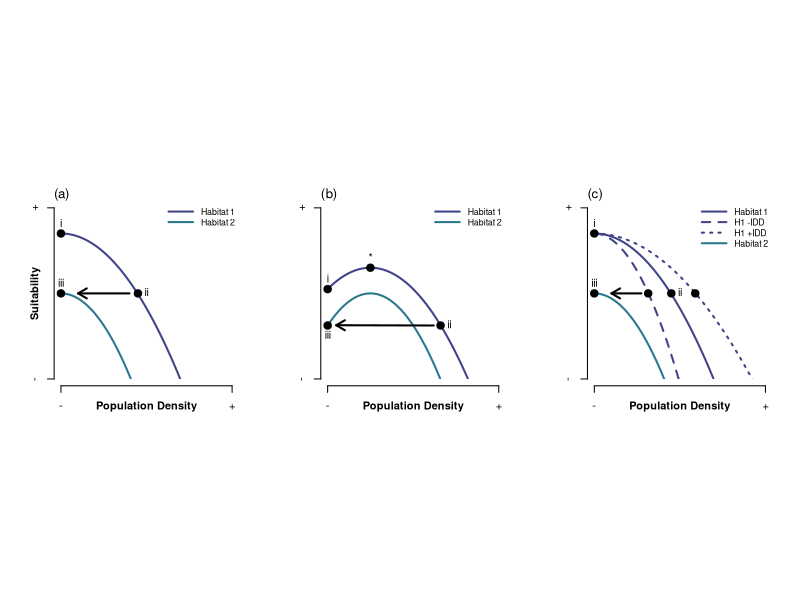
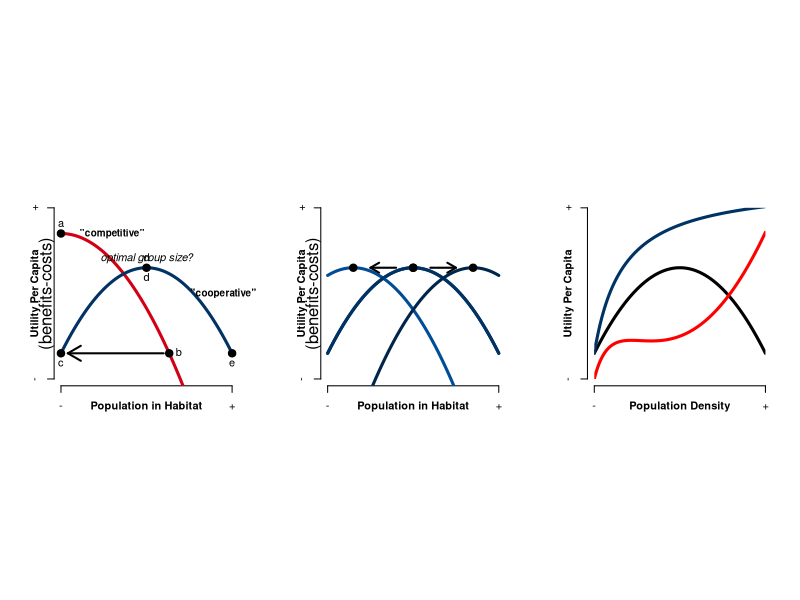
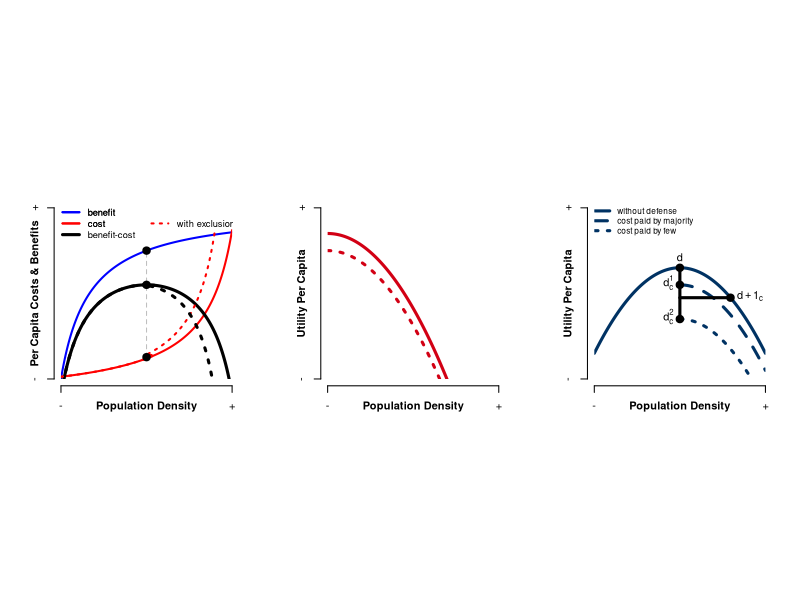
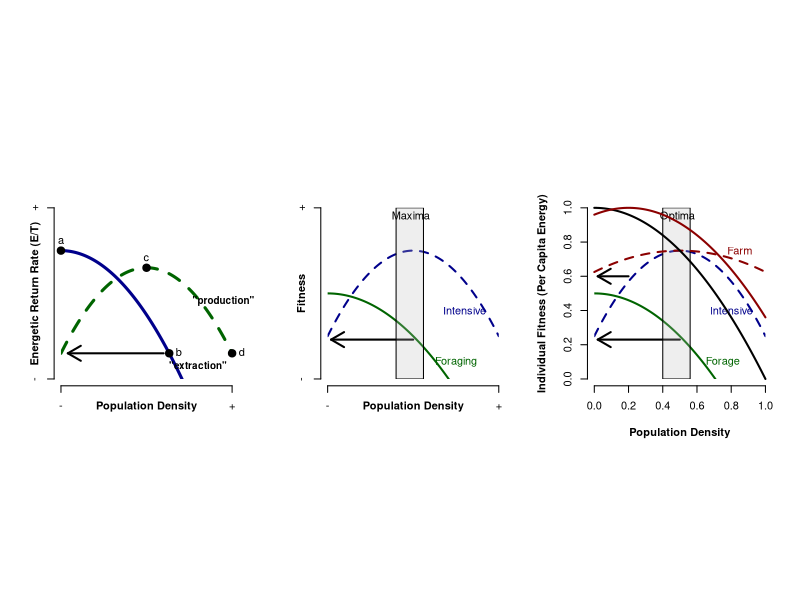
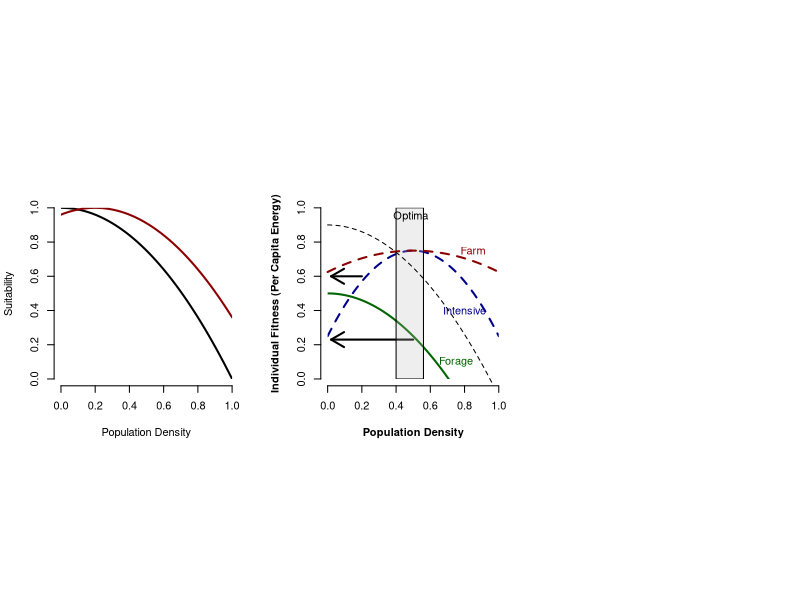
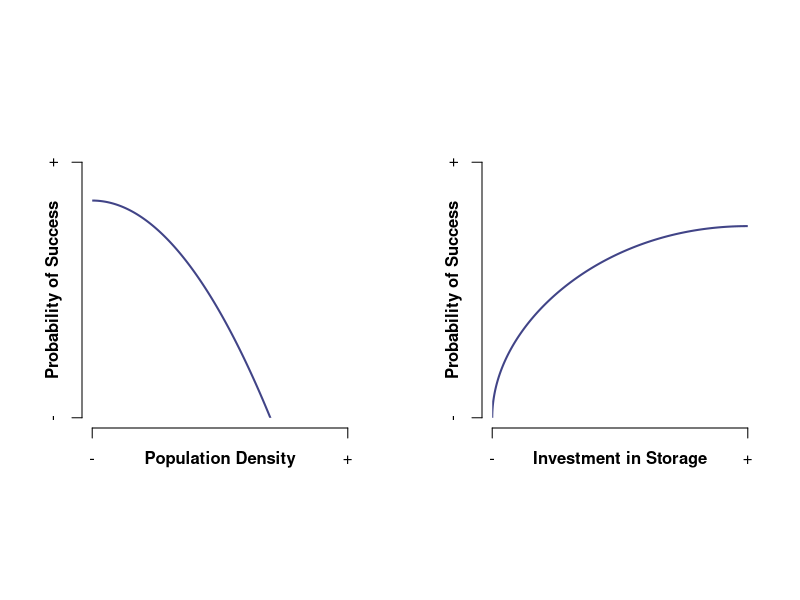
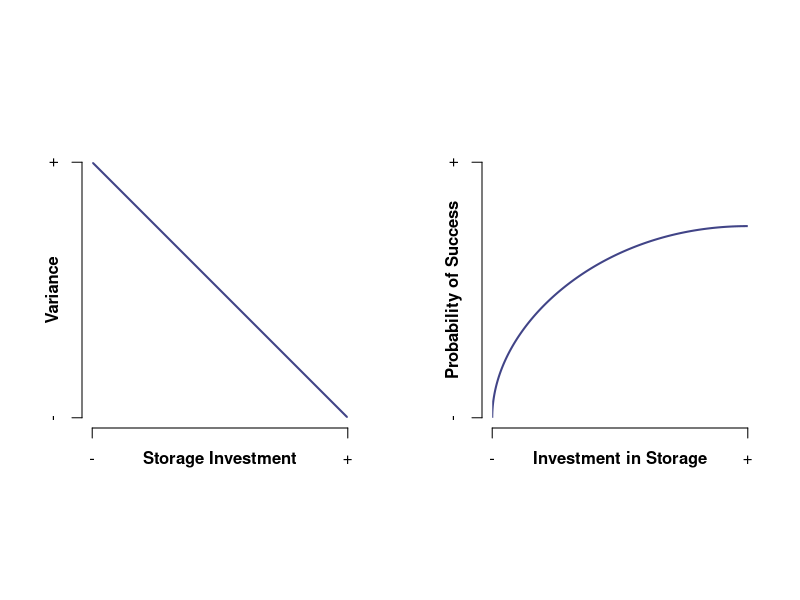
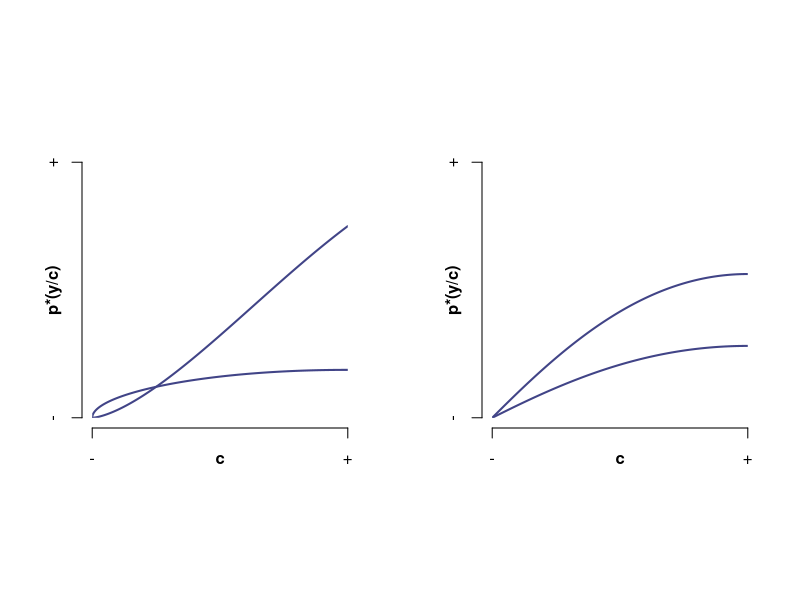

Recreate these plots in R, in order.
## ---- chunk 1
knitr::opts_chunk$set(echo = TRUE)

library(viridis)
library(scales)

## ---- chunk 2

#png("WeitzelCodding_IDMRev_Fig1.png", height=3, width=8, units="in", res=600)

#IFD

#Greene and Stamps 2001 eq1 
#Suitability (S) can be calculated as:
#S_i=Q_i-B_i(D_i-M_i)^2
# where, 
#Q = intrinsic suitability (the effect of habitat type on fitness, independent of effects of conspecifics)
#B = parameter that standardizes the range of (D-M)
#D = conspecific density
#M = specifies the the pop density (D) at which fitness is maximized 

#As a function
S<-function(Q, B, D, M){Q-B*(D-M)^2}

#Set density from 0 to 1
D=seq(0,1,0.001)

#Square plot
par(pty="s", mfrow=c(1,3))

#Plot baseline:
plot(NA, frame.plot=F, ylim=c(0,1), xlim=c(0,1), xaxt="n", yaxt="n", xlab=NA, ylab=NA); axis(2, at=0.5, label="Suitability", tick = F, font=2); axis(2, at=c(0, 1), labels=c("-", "+")); axis(1, at=0.5, label="Population Density", tick = F, font=2); axis(1, at=c(0, 1), labels=c("-", "+")); clip(0,1,0,1)#Clip plot so no line goes below x or y

#Hab 1
Hab1<-S(Q=0.85, B=1.75, D=D, M=0)
lines(Hab1~D, lwd=2, col=viridis(6)[2])
#text(0.3, 0.85, "\"NDD\"", col="black", cex=0.9, font=2)

#Hab 2
Hab2<-S(Q=0.5, B=3, D=D, M=0)
lines(Hab2~D, lwd=2, col=viridis(6)[3])
#text(0.3, 0.85, "\"NDD\"", col="black", cex=0.9, font=2)

arrows(0.4, 0.5, 0.1, 0.5, length=0.1, lwd=2, col="black")

#Starting Conditions:
points(0, max(Hab1), pch=21, bg="black", cex=1.5, xpd=T)
text(0, max(Hab1), pos=3, "i")

points(0.45, max(Hab2), pch=21, bg="black", cex=1.5, xpd=T)
text(0.45, max(Hab2), pos=4, "ii")

points(0, max(Hab2), pch=21, bg="black", cex=1.5, xpd=T)
text(0, max(Hab2), pos=3, "iii")

mtext( "(a)", side=3, line=0, cex=0.8, adj=0)


legend("topright", col=viridis(6)[2:3], lwd=2, lty=1, bty="n", legend = c("Habitat 1", "Habitat 2"), cex=0.8, seg.len=3.1)




#ALLEE


#Square plot
par(pty="s")

#Plot baseline:
plot(NA, frame.plot=F, ylim=c(0,1), xlim=c(0,1), xaxt="n", yaxt="n", xlab=NA, ylab=NA); axis(2, at=0.5, label="", tick = F, font=2); axis(2, at=c(0, 1), labels=c("-", "+")); axis(1, at=0.5, label="Population Density", tick = F, font=2); axis(1, at=c(0, 1), labels=c("-", "+")); clip(0,1,0,1)#Clip plot so no line goes below x or y


#Alee Effects Intensive Foraging/Ag
Allee1<-S(Q=0.65, B=2, D=D, M=0.25)
lines(Allee1~D, lwd=2, lty=1, col=viridis(6)[2])
#text(0.95, 0.5, "Allee", col="black", cex=0.9, xpd=NA, font=2)

Allee2<-S(Q=0.5, B=3, D=D, M=0.25)
lines(Allee2~D, lwd=2, lty=1, col=viridis(6)[3])
#text(0.95, 0.5, "Allee", col="black", cex=0.9, xpd=NA, font=2)


arrows(0.62, Allee2[1], 0.05, Allee2[2], length=0.1, lwd=2, col="black")

points(0, Allee1[1], pch=21, bg="black", cex=1.5, xpd=T)
text(0, Allee1[1], pos=3, "i")

points(0.66, Allee2[1], pch=21, bg="black", cex=1.5, xpd=T)
text(0.66, Allee2[1], pos=4, "ii")

points(0, Allee2[1], pch=21, bg="black", cex=1.5, xpd=T)
text(0, Allee2[1], pos=1, "iii")

points(0.25, max(Allee1), pch=21, bg="black", cex=1.5, xpd=T)
text(0.25, max(Allee1), pos=3, "*")


mtext( "(b)", side=3, line=0, cex=0.8, adj=0)


legend("topright", col=viridis(6)[2:3], lwd=2, lty=1, bty="n", legend = c("Habitat 1", "Habitat 2"), cex=0.8, seg.len=3.1)





#IDD

#Square plot
par(pty="s")

#Plot baseline:
plot(NA, frame.plot=F, ylim=c(0,1), xlim=c(0,1), xaxt="n", yaxt="n", xlab=NA, ylab=NA); axis(2, at=0.5, label="", tick = F, font=2); axis(2, at=c(0, 1), labels=c("-", "+")); axis(1, at=0.5, label="Population Density", tick = F, font=2); axis(1, at=c(0, 1), labels=c("-", "+")); clip(0,1,0,1)#Clip plot so no line goes below x or y

#Baseline (Forager)
Forage<-S(Q=0.85, B=1.75, D=D, M=0)
lines(Forage~D, lwd=2, col=viridis(6)[2])
#text(0.3, 0.85, "\"NDD\"", col="black", cex=0.9, font=2)

#IDD type 1
Forage<-S(Q=0.85, B=3.5, D=D, M=0)
lines(Forage~D, lwd=2, col=viridis(6)[2], lty=2)
#text(0.6, 0.2, "\"IDD\"", col="black", cex=0.9, font=2)


#IDD type 2
Forage<-S(Q=0.85, B=1, D=D, M=0)
lines(Forage~D, lwd=2, col=viridis(6)[2], lty=3)


#Hab 2
Hab2<-S(Q=0.5, B=3, D=D, M=0)
lines(Hab2~D, lwd=2, col=viridis(6)[3])
#text(0.3, 0.85, "\"NDD\"", col="black", cex=0.9, font=2)

arrows(0.275, 0.5, 0.1, 0.5, length=0.1, lwd=2, col="black")

#Starting Conditions:
points(0, max(Hab1), pch=21, bg="black", cex=1.5, xpd=T)
text(0, max(Hab1), pos=3, "i")

points(0.315, max(Hab2), pch=21, bg="black", cex=1.5, xpd=T)
points(0.45, max(Hab2), pch=21, bg="black", cex=1.5, xpd=T)
points(0.59, max(Hab2), pch=21, bg="black", cex=1.5, xpd=T)
text(0.45, max(Hab2), pos=4, "ii")

points(0, max(Hab2), pch=21, bg="black", cex=1.5, xpd=T)
text(0, max(Hab2), pos=3, "iii")

mtext( "(c)", side=3, line=0, cex=0.8, adj=0)

legend("topright", col=viridis(6)[c(2,2,2,3)], lwd=2, lty=c(1,2,3,1), bty="n", legend = c("Habitat 1","H1 -IDD", "H1 +IDD", "Habitat 2"), cex=0.8, seg.len=3.1)



#dev.off()


## ---- chunk 3

#####################
par(pty="s")
#Predictions for talk:
#Plot baseline:
plot(NA, frame.plot=F, ylim=c(0,1), xlim=c(0,1), xaxt="n", yaxt="n", xlab=NA, ylab=NA); axis(2, at=0.5, label="Utility Per Capita", tick = F, font=2); axis(2, at=c(0, 1), labels=c("-", "+")); axis(1, at=0.5, label="Population in Habitat", tick = F, font=2); axis(1, at=c(0, 1), labels=c("-", "+")); clip(0,1,0,1); mtext("(benefits-costs)", side=2)#Clip plot so no line goes below x or y

#Baseline (Forager)
Forage<-S(Q=0.85, B=1.75, D=D, M=0)
lines(Forage~D, lwd=3, col="#D20014")
text(0.3, 0.85, "\"competitive\"", col="black", cex=0.9, font=2)

#Alee Effects Intensive Foraging/Ag
Intense<-S(Q=0.65, B=2, D=D, M=0.5)
lines(Intense~D, lwd=3, lty=1, col="#003263")
text(0.95, 0.5, "\"cooperative\"", col="black", cex=0.9, xpd=NA, font=2)

#Starting Conditions:
points(0, max(Forage), pch=21, bg="black", cex=1.5)#red3
text(0, max(Forage), pos=3, "a")

#Switch point
points(.6325, min(Intense),pch=21, bg="black", cex=1.5)
text(.6325, min(Intense), pos=4, "b")

arrows(0.6, 0.15, 0.04, 0.15, length=0.15, lwd=2, col="black")

points(0, min(Intense),pch=21, bg="black", cex=1.5)
text(0, min(Intense), pos=1, "c")

#Production Maxima
points(0.5, max(approx(Intense)$y), pch=21, bg="black", cex=1.5)
text(0.5, max(approx(Intense)$y), pos=3, "d")
text(0.5, max(approx(Intense)$y), pos=3, "optimal group size?", font=3)
text(0.5, max(approx(Intense)$y), pos=1, "d")

#Production switch
points(1, min(approx(Intense)$y), pch=21, bg="black", cex=1.5)
text(1, min(approx(Intense)$y), pos=1, "e", xpd=NA)

#export as 5x5

#varyin group size
plot(NA, frame.plot=F, ylim=c(0,1), xlim=c(0,1), xaxt="n", yaxt="n", xlab=NA, ylab=NA); axis(2, at=0.5, label="Utility Per Capita", tick = F, font=2); axis(2, at=c(0, 1), labels=c("-", "+")); axis(1, at=0.5, label="Population in Habitat", tick = F, font=2); axis(1, at=c(0, 1), labels=c("-", "+")); clip(0,1,0,1); mtext("(benefits-costs)", side=2)#Clip plot so no line goes below x or y

Intense<-S(Q=0.65, B=2, D=D, M=0.5)
lines(Intense~D, lwd=3, lty=1, col="#003263", xpd=F)
points(0.5, max(approx(Intense)$y), pch=21, bg="black", cex=1.5)
Intense<-S(Q=0.65, B=2, D=D, M=0.15)
lines(Intense~D, lwd=3, lty=1, col="#004c96")
points(0.15, max(approx(Intense)$y), pch=21, bg="black", cex=1.5)
arrows(0.4, 0.65, 0.25, 0.65, length=0.1, lwd=2, col="black")


Intense<-S(Q=0.65, B=2, D=D, M=0.5)
lines(Intense~D, lwd=3, lty=1, col="#003263", xpd=F)
points(0.5, max(approx(Intense)$y), pch=21, bg="black", cex=1.5)
Intense<-S(Q=0.65, B=2, D=D, M=0.85)
lines(Intense~D, lwd=3, lty=1, col="#00254a", xpd=F)
points(0.85, max(approx(Intense)$y), pch=21, bg="black", cex=1.5)
arrows(0.6, 0.65, 0.75, 0.65, length=0.1, lwd=2, col="black")



#####################
#Allee Costs and Benefits
Allee<-S(Q=0.65, B=2, D=D, M=0.5)

#Costs vs Benefits?
#Utility per capita = benefits-costs, develop benefits as Holling Type II, subtract Allee
TII<-function(a, x, Tt, b){(Tt*a*x)/(1+(a*b*x))}  
Tt<-D #seq(0,1,0.01) #time in patch
x<-1   #resource density at saturation
a<-6  #discovery rate
b<-1 #handling time
YII<-TII(Tt, a, x, b)

#Plot baseline:
plot(NA, frame.plot=F, ylim=c(0,1), xlim=c(0,1), xaxt="n", yaxt="n", xlab=NA, ylab=NA); axis(2, at=0.5, label="Utility Per Capita", tick = F, font=2); axis(2, at=c(0, 1), labels=c("-", "+")); axis(1, at=0.5, label="Population Density", tick = F, font=2); axis(1, at=c(0, 1), labels=c("-", "+")); clip(0,1,0,1)#Clip plot so no line goes below x or y
#Alee Like Intensive Foraging/Ag
lines(Allee~D, lwd=3, lty=1, col="black")
lines(YII+min(Allee)~Tt, lwd=3, lty=1, col="#003263")
lines(YII+min(Allee)-Allee~D, lwd=3, lty=1, col="red")

#Plot baseline:
plot(NA, frame.plot=F, ylim=c(0,1), xlim=c(0,1), xaxt="n", yaxt="n", xlab=NA, ylab=NA); axis(2, at=0.5, label="Per Capita Costs & Benefits", tick = F, font=2); axis(2, at=c(0, 1), labels=c("-", "+")); axis(1, at=0.5, label="Population Density", tick = F, font=2); axis(1, at=c(0, 1), labels=c("-", "+")); clip(0,1,0,1)#Clip plot so no line goes below x or y
lines(YII~Tt, lwd=2, lty=1, col="blue")#benefit
lines(1-rev(YII)-0.13~D, lwd=2, lty=1, col="red")#cost
legend('topleft', bty="n", lwd=c(2,2), col=c("blue", "red"), legend=c("benefit", "cost"), cex=0.85)
lines(YII-(1-rev(YII))+0.05~Tt, col="black", lwd=3)#benefit-cost
legend('topleft', bty="n", lwd=c(2,2,3), col=c("blue", "red", "black"), legend=c("benefit", "cost", "benefit-cost"), cex=0.85)

#add exclusion cost
D2<-subset(D, D>0.549999); D2<-D2*0.9; D2<-c(subset(D, D<0.55), D2) #adjust D to accelerate sooner
lines((1-rev(YII)-0.13)~D2, lwd=2, col="red", lty=3)#cost 2
lines(YII-(1-rev(YII))+0.05~D2, col="black", lwd=3, lty=3)#benefit-cost

segments(0.5, 0.1275, 0.5, .75, col='grey', lty=2)
points(0.5, 0.1275, pch=21, cex=1.5, bg="black")
points(0.5, .55, pch=21, cex=1.5, bg="black")
points(0.5, .75, pch=21, cex=1.5, bg="black")

legend('topright', col=c(NA, "red"), lwd=c(NA, 2), lty=3, legend=c(NA, "with exclusion"), cex=0.85, bty="n")

#abline(v=0.5, lwd=5, col="grey")

############# include settlement costs

#Greene and Stamps 2001 eq2 
#Suitability (S) can be calculated as:
#S_i=Q_i-B_i(D_i-M_i)^2-C
# where, 
#Q = intrinsic suitability (the effect of habitat type on fitness, independent of effects of conspecifics)
#B = parameter that standardizes the range of (D-M)
#D = conspecific density
#M = specifies the the pop density (D) at which fitness is maximized 
#C = cost of settlement

#As a function
Sc<-function(Q, B, D, M, C){(Q-B*(D-M)^2)-C}

#Set density from 0 to 1
D=seq(0,1,0.001)

#Square plot
par(pty="s")

#Establish Blank Plot
plot(NA, frame.plot=F, ylim=c(0,1), xlim=c(0,1), xaxt="n", yaxt="n", xlab=NA, ylab=NA); axis(2, at=0.5, label="Utility Per Capita", tick = F, font=2); axis(2, at=c(0, 1), labels=c("-", "+")); axis(1, at=0.5, label="Population Density", tick = F, font=2); axis(1, at=c(0, 1), labels=c("-", "+")); clip(0,1,0,1)#Clip plot so no line goes below x or y

#Baseline (Forager)
Forage<-Sc(Q=0.85, B=1.75, D=D, M=0, C=0)
lines(Forage~D, lwd=3, col="#D20014")
Forage<-Sc(Q=0.85, B=1.75, D=D, M=0, C=0.1)
lines(Forage~D, lwd=3, col="#D20014", lty=3)
#text(0.3, 0.85, "\"competitive\"", col="black", cex=0.9, font=2)


#Costs
#Establish Blank Plot
plot(NA, frame.plot=F, ylim=c(0,1), xlim=c(0,1), xaxt="n", yaxt="n", xlab=NA, ylab=NA); axis(2, at=0.5, label="Utility Per Capita", tick = F, font=2); axis(2, at=c(0, 1), labels=c("-", "+")); axis(1, at=0.5, label="Population Density", tick = F, font=2); axis(1, at=c(0, 1), labels=c("-", "+")); clip(0,1,0,1)#Clip plot so no line goes below x or y

#Alee Effects Intensive Foraging/Ag
Intense<-Sc(Q=0.65, B=2, D=D, M=0.5, C=0)
lines(Intense~D, lwd=3, lty=1, col="#003263")
IntenseC1<-Sc(Q=0.65, B=2, D=seq(0.5,1,0.001), M=0.5, C=0.1)
lines(IntenseC1~seq(0.5,1,0.001), lwd=3, col="#003263", lty=2)
IntenseC2<-Sc(Q=0.65, B=2, D=seq(0.5,1,0.001), M=0.5, C=0.3)
lines(IntenseC2~seq(0.5,1,0.001), lwd=3, col="#003263", lty=3)
legend('topleft', col="#003263", lwd=3, lty=c(1,2,3), legend=c("without defense", "cost paid by majority", "cost paid by few"), bty="n", cex=0.75)
#threshold
points(0.5, max(approx(Intense)$y), pch=21, bg="black", cex=1.5)
text(0.5, max(approx(Intense)$y), labels="d", pos=3)
#difference in utility
segments(0.5, max(approx(Intense)$y), 0.5, max(approx(IntenseC2)$y), lwd=3, lty=1)
#utility if many pay cost
points(0.5, max(approx(IntenseC1)$y), pch=21, bg="black", cex=1.5)
text(0.5, max(approx(IntenseC1)$y), labels=expression(d[c]^1), pos=2)
#utility if only a few pay cost
points(0.5, max(approx(IntenseC2)$y), pch=21, bg="black", cex=1.5)
text(0.5, max(approx(IntenseC2)$y), labels=expression(d[c]^2), pos=2)
#cost of allowing joiners
points(approx(D,Intense)$x[40], approx(D,Intense)$y[40], pch=21, bg="black", cex=1.5)
text(approx(D,Intense)$x[40], approx(D,Intense)$y[40], labels=expression(d+1[c]), pos=4)
#joiner cost line
segments(0.5,  approx(D,Intense)$y[40], approx(D,Intense)$x[40], approx(D,Intense)$y[40], lwd=3, col="black")





############











####################
#Square plot
par(pty="s")

#Plot baseline:
plot(NA, frame.plot=F, ylim=c(0,1), xlim=c(0,1), xaxt="n", yaxt="n", xlab=NA, ylab=NA)

axis(2, at=0.5, label="Energetic Return Rate (E/T)", tick = F, font=2) #Fitness
axis(2, at=c(0, 1), labels=c("-", "+"))

axis(1, at=0.5, label="Population Density", tick = F, font=2)
axis(1, at=c(0, 1), labels=c("-", "+"))

#Clip plot so no line goes below x or y
clip(0,1,0,1)

#Baseline (Forager)
Forage<-S(Q=0.75, B=1.5, D=D, M=0)
lines(Forage~D, lwd=3, col="darkblue")
text(0.8, 0.08, "\"extraction\"", col="black", cex=0.9, font=2)
#text(0.8, 0.1, "Low Intensity", col="darkgreen", cex=0.9)
#text(0.8, 0.06, "Foraging", col="darkgreen", cex=0.9)
#text(.75, .1, "Narrow Diet Breadth", col="darkgreen")

#Alee Effects Intensive Foraging/Ag
Intense<-S(Q=0.65, B=2, D=D, M=0.5)
lines(Intense~D, lwd=3, lty=2, col="darkgreen")#red3
#text(0.95, 0.5, "Intensive", col="darkblue", cex=0.9, xpd=NA)
#text(0.95, 0.455, "Foraging", col="darkblue", cex=0.9, xpd=NA)
text(0.95, 0.455, "\"production\"", col="black", cex=0.9, xpd=NA, font=2)

arrows(0.6, 0.15, 0.04, 0.15, length=0.15, lwd=2, col="black")

#Starting Conditions:
points(0, max(Forage), pch=21, bg="black", cex=1.5)#red3
text(0, max(Forage), pos=3, "a")

#Switch point
points(.6325, min(Intense),pch=21, bg="black", cex=1.5)
text(.6325, min(Intense), pos=4, "b")

#Production Maxima
points(0.5, max(approx(Intense)$y), pch=21, bg="black", cex=1.5)
text(0.5, max(approx(Intense)$y), pos=3, "c")

#Production switch
points(1, min(approx(Intense)$y), pch=21, bg="black", cex=1.5)
text(1, min(approx(Intense)$y), pos=4, "d", xpd=NA)


#export as 6x6



#Time Series
#T1
plot(NA, frame.plot=F, ylim=c(0,1), xlim=c(0,1), xaxt="n", yaxt="n", xlab=NA, ylab=NA); axis(2, at=0.5, label="Fitness", tick = F, font=2); axis(2, at=c(0, 1), labels=c("-", "+")); axis(1, at=0.5, label="Population Density", tick = F, font=2); axis(1, at=c(0, 1), labels=c("-", "+"));clip(0,1,0,1); lines(S(Q=0.5, B=1, D=D, M=0)~D, lwd=2, col="darkgreen"); text(.75, .1, "Foraging", col="darkgreen");lines(S(Q=0.75, B=2, D=D, M=0.5)~D, lwd=2, lty=2, col="darkblue"); text(.8, .4, "Intensive", col="darkblue")

points(0, max())

arrows(0.5, 0.23, 0.02, 0.23, length=0.15, lwd=2, col="black")

rect(.4, 0, .56, 1, col=alpha("grey", .25))
text(.485, 1.01, "Maxima", pos=1, xpd=NA)

#individuals acting in their best interest can produce territorial boundaries (whether or not they are defended)





#################################################################
#Hypothetical: Foraging vs Intensive, vs Farming
plot(NA, frame.plot=F, ylim=c(0,1), xlim=c(0,1), ylab="Individual Fitness (Per Capita Energy)", xlab="Population Density", font.lab=2)

#Clip plot so no line goes below z
clip(0,1,0,1)

#Baseline (Forager)
lines(S(Q=0.5, B=1, D=D, M=0)~D, lwd=2, col="darkgreen")
text(.75, .1, "Forage", col="darkgreen")

#Alee Effects (Ag)?
lines(S(Q=0.75, B=2, D=D, M=0.5)~D, lwd=2, lty=2, col="darkblue")
text(.8, .4, "Intensive", col="darkblue")

#legend
#legend("topleft",lty=c(1,2), col=c("darkgreen", "darkblue"), lwd=c(2,2), legend = c("Forage", "Farm"), cex=1, bty='n', xpd=NA)

arrows(0.5, 0.23, 0.02, 0.23, length=0.15, lwd=2, col="black")

rect(.4, 0, .56, 1, col=alpha("grey", .25))
text(.485, 1.01, "Optima", pos=1, xpd=NA)

#individuals acting in their best interest can produce territorial boundaries (whether or not they are defended)


#Alee Effects-moderate (acorns or corn?)
lines(S(Q=0.75, B=.5, D=D, M=0.5)~D, lwd=2, lty=2, col="darkred")
text(.85, .75, "Farm", col="darkred")

arrows(0.2, 0.6, 0.02, 0.6, length=0.15, lwd=2, col="black")



#Basic NDD IFD:
lines(S(Q=1, B=1, D=D, M=0)~D, lwd=2)

#Alee Effects:
lines(S(Q=1, B=1, D=D, M=0.2)~D, lwd=2, lty=1, col="darkred")






#Plot baseline:
plot(NA, frame.plot=F, ylim=c(0,1), xlim=c(0,1), ylab="Suitability", xlab="Population Density")

#Clip plot so no line goes below z
clip(0,1,0,1)

#Basic NDD IFD:
lines(S(Q=1, B=1, D=D, M=0)~D, lwd=2)

#Alee Effects:
lines(S(Q=1, B=1, D=D, M=0.2)~D, lwd=2, lty=1, col="darkred")


#Hypothetical: Foraging vs Intensive, vs Farming
plot(NA, frame.plot=F, ylim=c(0,1), xlim=c(0,1), ylab="Individual Fitness (Per Capita Energy)", xlab="Population Density", font.lab=2)

#Clip plot so no line goes below z
clip(0,1,0,1)

#Baseline (Forager)
lines(S(Q=0.5, B=1, D=D, M=0)~D, lwd=2, col="darkgreen")
text(.75, .1, "Forage", col="darkgreen")

#Alee Effects (Ag)?
lines(S(Q=0.75, B=2, D=D, M=0.5)~D, lwd=2, lty=2, col="darkblue")
text(.8, .4, "Intensive", col="darkblue")

#legend
#legend("topleft",lty=c(1,2), col=c("darkgreen", "darkblue"), lwd=c(2,2), legend = c("Forage", "Farm"), cex=1, bty='n', xpd=NA)

arrows(0.5, 0.23, 0.02, 0.23, length=0.15, lwd=2, col="black")

rect(.4, 0, .56, 1, col=alpha("grey", .25))
text(.485, 1.01, "Optima", pos=1, xpd=NA)

#individuals acting in their best interest can produce territorial boundaries (whether or not they are defended)


#Alee Effects-moderate (acorns or corn?)
lines(S(Q=0.75, B=.5, D=D, M=0.5)~D, lwd=2, lty=2, col="darkred")
text(.85, .75, "Farm", col="darkred")

arrows(0.2, 0.6, 0.02, 0.6, length=0.15, lwd=2, col="black")








#What about when re-settlement has a cost (C)?

#Greene and Stamps 2001 eq 2:
Sc<-function(Q, B, D, M, C){(Q-B*(D-M)^2)-C}

lines(Sc(Q=1, B=1, D=D, M=0, C=0.1)~D, type="l", ylab="Suitability", xlab="Population Density", lty=2)


#Find y at x use approx()

#We follow Fretwell (1972) and Morris (1987) in assuming that settlement costs vary linearly with density. Hence, for density-incremental settlement costs, C 5 JDset,i, where J is effect of density at the time of arrival on relative fitness, and Dset,i is the density when an individual arrives in i. For density-decremental settlement costs, C 5 J(Dmax 2 Dset,i), where Dmax is the density at saturation for the highest quality patch.



#png("WeitzelCodding_IDMRev_Fig1.png", height=3, width=8, units="in", res=600)



#############Peter SAA plot
#IFD

#Greene and Stamps 2001 eq1 
#Suitability (S) can be calculated as:
#S_i=Q_i-B_i(D_i-M_i)^2
# where, 
#Q = intrinsic suitability (the effect of habitat type on fitness, independent of effects of conspecifics)
#B = parameter that standardizes the range of (D-M)
#D = conspecific density
#M = specifies the the pop density (D) at which fitness is maximized 

#As a function


#Set density from 0 to 1
par(mfrow=c(1,2))
S<-function(Q, B, D, M){Q-B*(D-M)^2}

#Set density from 0 to 1
D=seq(0,1,0.001)

#Square plot
par(pty="s", mfrow=c(1,2))

#Plot baseline:
plot(NA, frame.plot=F, ylim=c(0,1), xlim=c(0,1), xaxt="n", yaxt="n", xlab=NA, ylab=NA); axis(2, at=0.5, label="Probability of Success", tick = F, font=2); axis(2, at=c(0, 1), labels=c("-", "+")); axis(1, at=0.5, label="Population Density", tick = F, font=2); axis(1, at=c(0, 1), labels=c("-", "+")); clip(0,1,0,1)#Clip plot so no line goes below x or y

#Hab 1
Hab1<-S(Q=0.85, B=1.75, D=D, M=0)
lines(Hab1~D, lwd=2, col=viridis(6)[2])


#As a function


#Set density from 0 to 1
c=seq(0,1,0.0001)

p<-sqrt(c)-0.25*c^2

#Square plot


#Plot baseline:
plot(NA, frame.plot=F, ylim=c(0,1), xlim=c(0,1), xaxt="n", yaxt="n", xlab=NA, ylab=NA); axis(2, at=0.5, label="Probability of Success", tick = F, font=2); axis(2, at=c(0, 1), labels=c("-", "+")); axis(1, at=0.5, label="Investment in Storage", tick = F, font=2); axis(1, at=c(0, 1), labels=c("-", "+")); clip(0,1,0,1)#Clip plot so no line goes below x or y

#Hab 1
Hab1<-p
lines(Hab1~c, lwd=2, col=viridis(6)[2])
#text(0.3, 0.85, "\"NDD\"", col="black", cex=0.9, font=2)




#Set density from 0 to 1
par(mfrow=c(1,1))
Variance<-seq(0,1,0.0001)

#Set density from 0 to 1
D=seq(0,1,0.0001)

df<-data.frame(v=Variance,d=rev(D))
#Square plot
par(pty="s", mfrow=c(1,2))

#Plot baseline:
plot(NA, frame.plot=F, ylim=c(0,1), xlim=c(0,1), xaxt="n", yaxt="n", xlab=NA, ylab=NA); axis(2, at=0.5, label="Variance", tick = F, font=2); axis(2, at=c(0, 1), labels=c("-", "+")); axis(1, at=0.5, label="Storage Investment", tick = F, font=2); axis(1, at=c(0, 1), labels=c("-", "+")); clip(0,1,0,1)#Clip plot so no line goes below x or y

#Hab 1
Hab1<-S(Q=0.85, B=1.75, D=D, M=0)
lines(df$v~df$d, lwd=2, col=viridis(6)[2])










#Set density from 0 to 1
c=seq(0,1,0.0001)

p<-sqrt(c)-0.25*c^2

#Square plot


#Plot baseline:
plot(NA, frame.plot=F, ylim=c(0,1), xlim=c(0,1), xaxt="n", yaxt="n", xlab=NA, ylab=NA); axis(2, at=0.5, label="Probability of Success", tick = F, font=2); axis(2, at=c(0, 1), labels=c("-", "+")); axis(1, at=0.5, label="Investment in Storage", tick = F, font=2); axis(1, at=c(0, 1), labels=c("-", "+")); clip(0,1,0,1)#Clip plot so no line goes below x or y

#Hab 1
Hab1<-p
lines(Hab1~c, lwd=2, col=viridis(6)[2])


y<-seq(0,1,0.0001)
c=seq(0,1,0.0001)

p<-sqrt(c)-0.25*c^2

#Square plot


#Plot baseline:
plot(NA, frame.plot=F, ylim=c(0,1), xlim=c(0,1), xaxt="n", yaxt="n", xlab=NA, ylab=NA); axis(2, at=0.5, label="p*(y/c)", tick = F, font=2); axis(2, at=c(0, 1), labels=c("-", "+")); axis(1, at=0.5, label="c", tick = F, font=2); axis(1, at=c(0, 1), labels=c("-", "+")); clip(0,1,0,1)#Clip plot so no line goes below x or y

#Hab 1 probs of success * RR
Hab1<-(p)*(y)
lines(Hab1~c, lwd=2, col=viridis(6)[2])



#expected return rate based on storage investment that are driven by marginal gains in p
#yea, so if your yield is 1 and you invest 1 in storage your p is 1


Hab1<-p/2*((y/2)/c)
lines(Hab1~c, lwd=2, col=viridis(6)[2])






y<-sqrt(c)-0.25*c^2
c=seq(0,1,0.0001)

p<-sqrt(c)-0.25*c^2

#Square plot


#Plot baseline:
plot(NA, frame.plot=F, ylim=c(0,1), xlim=c(0,1), xaxt="n", yaxt="n", xlab=NA, ylab=NA); axis(2, at=0.5, label="p*(y/c)", tick = F, font=2); axis(2, at=c(0, 1), labels=c("-", "+")); axis(1, at=0.5, label="c", tick = F, font=2); axis(1, at=c(0, 1), labels=c("-", "+")); clip(0,1,0,1)#Clip plot so no line goes below x or y

#Hab 1 probs of success * RR
Hab1<-(p)*(y)
lines(Hab1~c, lwd=2, col=viridis(6)[2])



#expected return rate based on storage investment that are driven by marginal gains in p
#yea, so if your yield is 1 and you invest 1 in storage your p is 1


Hab1<-((p)*(y))/2
lines(Hab1~c, lwd=2, col=viridis(6)[2])

#so we expect more investment in storage when  the expected return rate of the farmer is maximized.

#at a p of 1 they get all their food






y<-sqrt(c)-0.25*c^2
c=seq(0,1,0.0001)

p<-sqrt(c)-0.25*c^2

plot(NA, frame.plot=F, ylim=c(0,1), xlim=c(0,1), xaxt="n", yaxt="n", xlab=NA, ylab=NA); axis(2, at=0.5, label="p", tick = F, font=2); axis(2, at=c(0, 1), labels=c("-", "+")); axis(1, at=0.5, label="c", tick = F, font=2); axis(1, at=c(0, 1), labels=c("-", "+")); clip(0,1,0,1)#Clip plot so no line goes below x or y

#Hab 1 probs of success * RR
Hab1<-(p)
lines(Hab1~c, lwd=2, col=viridis(6)[2])



#expected return rate based on storage investment that are driven by marginal gains in p
#yea, so if your yield is 1 and you invest 1 in storage your p is 1


Hab1<-((p)*(y))/2
lines(Hab1~c, lwd=2, col=viridis(6)[2])






##### increases in c results in marginal increases in p

par(mfrow=c(1,2))

y<-sqrt(c)-0.25*c^2
c=seq(0,1,0.0001)

p<-sqrt(c)-0.25*c^2

plot(NA, frame.plot=F, ylim=c(0,1), xlim=c(0,1), xaxt="n", yaxt="n", xlab=NA, ylab=NA); axis(2, at=0.5, label="p", tick = F, font=2); axis(2, at=c(0, 1), labels=c("-", "+")); axis(1, at=0.5, label="c", tick = F, font=2); axis(1, at=c(0, 1), labels=c("-", "+")); clip(0,1,0,1)#Clip plot so no line goes below x or y

#Hab 1 probs of success * RR
Hab1<-(p)
lines(Hab1~c, lwd=2, col=viridis(6)[2])



##### at higher return rates, p is high. as rr decline, p declines and at some point there is a benefit to inflating p with additional investments in c


y<-sqrt(c)-0.25*c^2


c=seq(0,1,0.0001)

p<-sqrt(c)-0.25*c^2

plot(NA, frame.plot=F, ylim=c(0,1), xlim=c(0,1), xaxt="n", yaxt="n", xlab=NA, ylab=NA); axis(2, at=0.5, label="Expected Utility", tick = F, font=2); axis(2, at=c(0, 1), labels=c("-", "+")); axis(1, at=0.5, label="Probability of Success", tick = F, font=2); axis(1, at=c(0, 1), labels=c("-", "+")); clip(0,1,0,1)#Clip plot so no line goes below x or y

#Hab 1 probs of success * RR
Hab1<-(y)
lines(Hab1~p, lwd=2, col=viridis(6)[2])



##########################################blake way

##### at higher return rates, p is high. as rr decline, p declines and at some point there is a benefit to inflating p with additional investments in c



p<-seq(0,1,0.0001)

t=rep(2,length(p))
y<-rep(100,length(p))

c=c^2
plot(c,p)

plot((y/(t+c))~c)
lines(p*(y/(t+c))~c)






par(mfrow=c(1,2))
par(pty="s")
c=seq(0,10,0.001)
t=rep(20,length(c))
y<-rep(100,length(c))
p<-(1-exp(-c))

plot(c,p)

plot((y/(t+c))~c,ylim=c(0,5))
lines(p*(y/(t+c))~c)

plot(NA, frame.plot=F, ylim=c(0,1), xlim=c(0,1), xaxt="n", yaxt="n", xlab=NA, ylab=NA); axis(2, at=0.5, label="RR", tick = F, font=2); axis(2, at=c(0, 1), labels=c("-", "+")); axis(1, at=0.5, label="p", tick = F, font=2); axis(1, at=c(0, 1), labels=c("-", "+")); clip(0,1,0,1)#Clip plot so no line goes below x or y

#Hab 1 probs of success * RR
Hab1<-(y/c)
lines(Hab1~p, lwd=2, col=viridis(6)[2])


